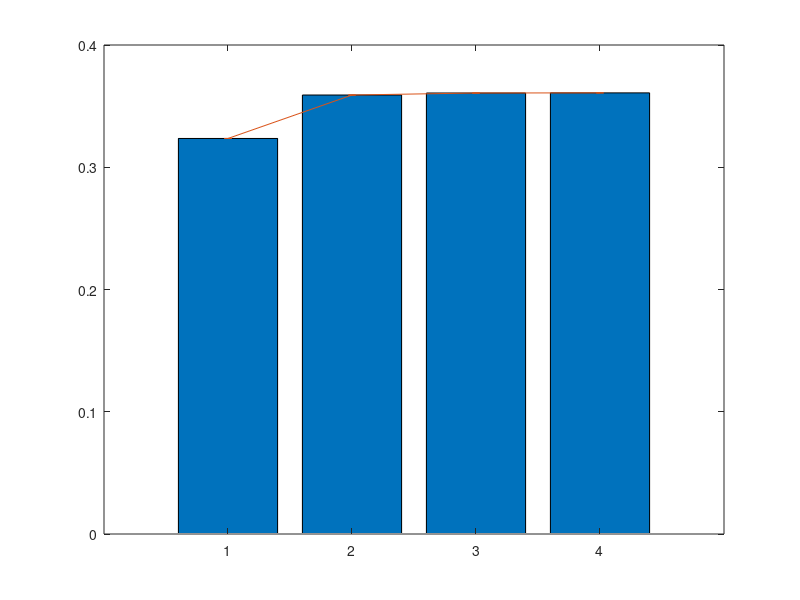

MATLAB code to generate this figure:
% matrix of [shunt volt mean, shunt volt std, supply volt, supply std]
shunt=1.020;  %ohms
data = [
    80.599e-3   49e-6     4.0162  2e-3      % Empty FPGA
    89.47e-3    36e-6     4.0243  2.214e-3  % Empty socket test
    89.849e-3   33.1e-6   4.026   6e-3      % OISC8 mult 16bit loop
    89.968e-3   35.6e-6   4.0222  2.47e-3   % RISC8 mult 16bit loop
];

I=data(:,1)*shunt;  % current vector
P=(data(:,3)-data(:,1)).*I;  % power in W
Pstd=data(:,2).*data(:,4);

bar(1:4,P)                
hold on
er = errorbar(1:4,P,-Pstd./2,+Pstd./2); 
